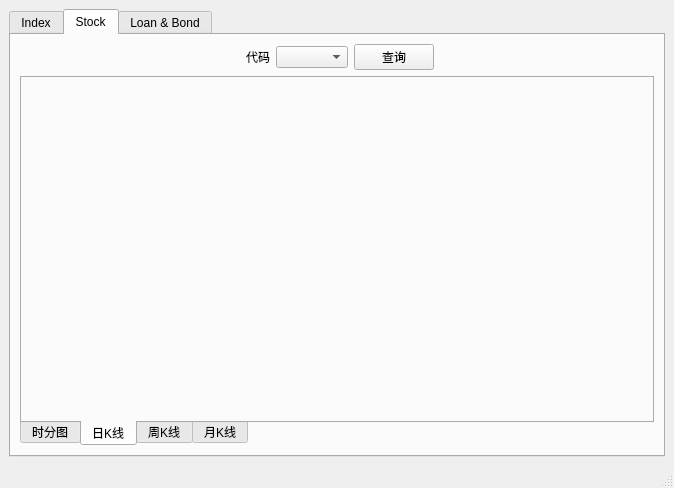
<?xml version="1.0" encoding="UTF-8"?>
<ui version="4.0">
 <class>MainWindow</class>
 <widget class="QMainWindow" name="MainWindow">
  <property name="geometry">
   <rect>
    <x>0</x>
    <y>0</y>
    <width>674</width>
    <height>488</height>
   </rect>
  </property>
  <property name="windowTitle">
   <string>MainWindow</string>
  </property>
  <widget class="QWidget" name="centralwidget">
   <layout class="QHBoxLayout" name="horizontalLayout">
    <item>
     <widget class="QTabWidget" name="tabWidget">
      <property name="currentIndex">
       <number>1</number>
      </property>
      <widget class="QWidget" name="tab_index">
       <attribute name="title">
        <string>Index</string>
       </attribute>
       <layout class="QHBoxLayout" name="horizontalLayout_4">
        <item>
         <layout class="QGridLayout" name="gridLayout_index">
          <item row="0" column="3">
           <widget class="QLabel" name="label_3">
            <property name="text">
             <string>代码</string>
            </property>
           </widget>
          </item>
          <item row="1" column="1" colspan="6">
           <widget class="QTabWidget" name="tabWidget_index">
            <property name="tabPosition">
             <enum>QTabWidget::South</enum>
            </property>
            <property name="currentIndex">
             <number>1</number>
            </property>
            <widget class="QWidget" name="tab_time_sharing_plans_3">
             <attribute name="title">
              <string>时分图</string>
             </attribute>
            </widget>
            <widget class="QWidget" name="tab_daily_k_3">
             <attribute name="title">
              <string>日K线</string>
             </attribute>
            </widget>
            <widget class="QWidget" name="tab_weekily_k_3">
             <attribute name="title">
              <string>周K线</string>
             </attribute>
            </widget>
            <widget class="QWidget" name="tab_monthly_k_3">
             <attribute name="title">
              <string>月K线</string>
             </attribute>
            </widget>
           </widget>
          </item>
          <item row="0" column="4">
           <widget class="QComboBox" name="comboBox_3"/>
          </item>
          <item row="0" column="6">
           <spacer name="horizontalSpacer_5">
            <property name="orientation">
             <enum>Qt::Horizontal</enum>
            </property>
            <property name="sizeHint" stdset="0">
             <size>
              <width>40</width>
              <height>20</height>
             </size>
            </property>
           </spacer>
          </item>
          <item row="0" column="5">
           <widget class="QPushButton" name="pushButton_stock_search_3">
            <property name="text">
             <string>查询</string>
            </property>
           </widget>
          </item>
          <item row="0" column="2">
           <spacer name="horizontalSpacer_6">
            <property name="orientation">
             <enum>Qt::Horizontal</enum>
            </property>
            <property name="sizeHint" stdset="0">
             <size>
              <width>40</width>
              <height>20</height>
             </size>
            </property>
           </spacer>
          </item>
         </layout>
        </item>
       </layout>
      </widget>
      <widget class="QWidget" name="tab_stock">
       <attribute name="title">
        <string>Stock</string>
       </attribute>
       <layout class="QHBoxLayout" name="horizontalLayout_2">
        <item>
         <layout class="QGridLayout" name="gridLayout_stock">
          <item row="0" column="3">
           <widget class="QLabel" name="label">
            <property name="text">
             <string>代码</string>
            </property>
           </widget>
          </item>
          <item row="1" column="1" colspan="6">
           <widget class="QTabWidget" name="tabWidget_stock">
            <property name="tabPosition">
             <enum>QTabWidget::South</enum>
            </property>
            <property name="currentIndex">
             <number>1</number>
            </property>
            <widget class="QWidget" name="tab_time_sharing_plans">
             <attribute name="title">
              <string>时分图</string>
             </attribute>
            </widget>
            <widget class="QWidget" name="tab_daily_k">
             <attribute name="title">
              <string>日K线</string>
             </attribute>
            </widget>
            <widget class="QWidget" name="tab_weekily_k">
             <attribute name="title">
              <string>周K线</string>
             </attribute>
            </widget>
            <widget class="QWidget" name="tab_monthly_k">
             <attribute name="title">
              <string>月K线</string>
             </attribute>
            </widget>
           </widget>
          </item>
          <item row="0" column="4">
           <widget class="QComboBox" name="comboBox"/>
          </item>
          <item row="0" column="6">
           <spacer name="horizontalSpacer">
            <property name="orientation">
             <enum>Qt::Horizontal</enum>
            </property>
            <property name="sizeHint" stdset="0">
             <size>
              <width>40</width>
              <height>20</height>
             </size>
            </property>
           </spacer>
          </item>
          <item row="0" column="5">
           <widget class="QPushButton" name="pushButton_stock_search">
            <property name="text">
             <string>查询</string>
            </property>
           </widget>
          </item>
          <item row="0" column="2">
           <spacer name="horizontalSpacer_2">
            <property name="orientation">
             <enum>Qt::Horizontal</enum>
            </property>
            <property name="sizeHint" stdset="0">
             <size>
              <width>40</width>
              <height>20</height>
             </size>
            </property>
           </spacer>
          </item>
         </layout>
        </item>
       </layout>
      </widget>
      <widget class="QWidget" name="tab_loan_bond">
       <attribute name="title">
        <string>Loan &amp;&amp; Bond</string>
       </attribute>
      </widget>
     </widget>
    </item>
   </layout>
  </widget>
  <widget class="QMenuBar" name="menubar">
   <property name="geometry">
    <rect>
     <x>0</x>
     <y>0</y>
     <width>674</width>
     <height>22</height>
    </rect>
   </property>
  </widget>
  <widget class="QStatusBar" name="statusbar"/>
 </widget>
 <resources/>
 <connections/>
</ui>
